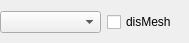
         <widget class="QWidget" name="tab">
          <attribute name="title">
           <string>Aux</string>
          </attribute>
          <widget class="QWidget" name="layoutWidget">
           <property name="geometry">
            <rect>
             <x>0</x>
             <y>10</y>
             <width>180</width>
             <height>24</height>
            </rect>
           </property>
           <layout class="QHBoxLayout" name="horizontalLayout_19">
            <item>
             <widget class="QComboBox" name="disComboBox">
              <property name="minimumSize">
               <size>
                <width>101</width>
                <height>22</height>
               </size>
              </property>
              <property name="maximumSize">
               <size>
                <width>101</width>
                <height>22</height>
               </size>
              </property>
             </widget>
            </item>
            <item>
             <widget class="QCheckBox" name="disMesh">
              <property name="minimumSize">
               <size>
                <width>71</width>
                <height>16</height>
               </size>
              </property>
              <property name="maximumSize">
               <size>
                <width>71</width>
                <height>16</height>
               </size>
              </property>
              <property name="text">
               <string>disMesh</string>
              </property>
             </widget>
            </item>
           </layout>
          </widget>
         </widget>
